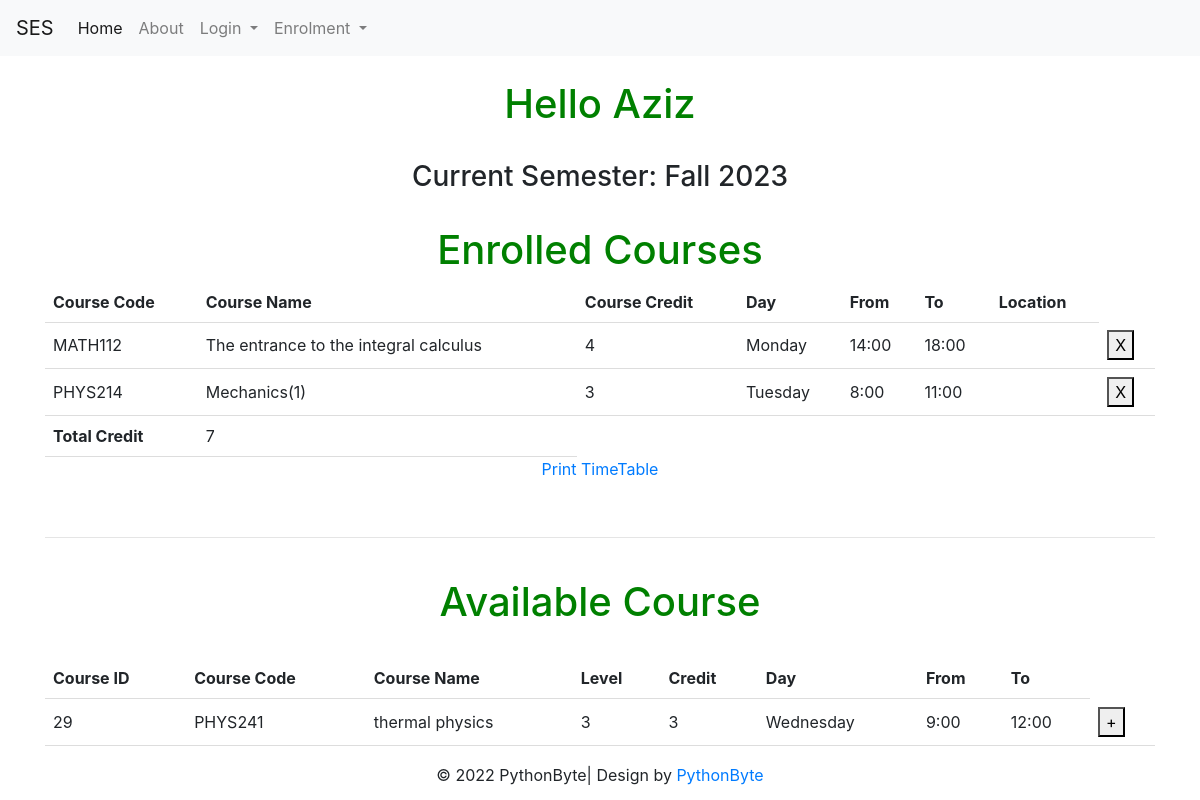
The page /student_course_enrolment?iddc=6 (signed in) on the database its author committed.
### models.py (models this page shows)
class User(UserMixin, db.Model):
    id = db.Column(db.Integer, primary_key=True)
    email = db.Column(db.String(100), unique=True)
    password = db.Column(db.String(100))
    name = db.Column(db.String(1000))
    dep_id =  db.Column(db.Integer)
    rol_id =  db.Column(db.Integer)

### tables this page shows
CREATE TABLE semester (sem_id INTEGER PRIMARY KEY, sem_dec VARCHAR);

CREATE TABLE course (course_id INTEGER NOT NULL PRIMARY KEY AUTOINCREMENT UNIQUE, course_name [nchar] (10), course_descr [nchar] (10), course_code [nchar] (10), dep_id [int], plan_id [int], level_id [int], credit INTEGER, Day_id REFERENCES Day (Day_id), fromT TIME, toT TIME, loc_id INTEGER, SEM INTEGER DEFAULT (223), lec_id INTEGER);

CREATE TABLE Day (Day_id INTEGER PRIMARY KEY, Day_Decs CHAR);

### available_courses.py (the view)
@available_courses.route('/student_course_enrolment', methods=['GET', 'POST'])
def student_course_enrolment():
    with app.app_context():
        user_id =  request.args.get('iddc')
        con = sqlite3.connect("instance/db.sqlite")
        cur = con.cursor()
        cur.execute("SELECT default_sem FROM default_sem")
        SEM = cur.fetchone()[0]
        con.commit()
        cur.execute("SELECT course_id, course_code, course_name, level_id, credit,  Day.Day_Decs , FromT, Tot FROM course p join Day on Day.Day_id = p.Day_id WHERE  NOT EXISTS (SELECT * FROM   Time_table od WHERE  p.course_id = od.course_id and od.user_id = '%s' and od.SEM = '%s') AND dep_id = (select dep_id from user where id  = '%s' ) AND p.SEM = '%s'" % (user_id,SEM,user_id,SEM))
        data = cur.fetchall()
        cur.execute("SELECT course.course_id, course.course_code, course.course_name, course.credit,Day.Day_Decs ,course.fromT, course.toT FROM course INNER JOIN Time_table ON course.course_id =Time_table.course_id join Day on Day.Day_id = course.Day_id where Time_table.user_id = '%s' and Time_table.SEM = '%s' and course.SEM = '%s'" % (user_id,SEM,SEM))
        data2 = cur.fetchall()
        cur.execute("SELECT sum(course.credit) FROM course INNER JOIN Time_table ON course.course_id =Time_table.course_id where Time_table.user_id = '%s' and Time_table.SEM = '%s' " % (user_id,SEM))
        dataC = cur.fetchall()
        cur.execute("SELECT * FROM semester_view")
        current_Sem_Dec = cur.fetchall()[0][0]
        con.commit()
        con.close()
    return render_template('student_course_enrolment.html', data=data,data2=data2, idd = current_user.id,name= current_user.name,dataC=dataC,current_Sem_Dec=current_Sem_Dec)

### templates/student_course_enrolment.html (shortened to what this page needs)
{% extends "base.html" %}
{% block content %}
<h1> Hello {{name}} </h1>
<h3> Current Semester: {{current_Sem_Dec}} </h3>
{% if not data2 %}
<h1 style="color:red;">Not enrolled in any Courses</h1>
{% else %}
<h1>Enrolled Courses</h1>
<form method="post" action="/delcourse">
    <table id="table_to_highlight" style="width:100%">
        <thead>
          <tr>
            <th>Course Code</th>
            <th>Course Name</th>
            <th>Course Credit</th>
            <th>Day</th>
            <th>From</th>
            <th>To</th>
            <th>Location</th>
          </tr>
          </thead>
          <tbody>
           {% for row in data2 %}
                  <tr>
                      <td>{{row[1]}}</td>
                      <td>{{row[2]}}</td>
                      <td>{{row[3]}}</td>
                      <td>{{row[4]}}</td>
                      <td>{{row[5]}}</td>
                      <td>{{row[6]}}</td>
                      <td>{{row[9]}}</td>
                      <td><button class="bi bi-plus" type="submit" value="{{ row[0] }}" name="course_id_del">X</button></td>
                  </tr>
              {% endfor %}
          </tbody>
          <tfoot>
            {% for row in dataC %}
            <tr>
              <td><strong>Total Credit</strong></td>
              <td>{{row[0]}}</td>
            </tr>
            {% endfor %}
          </tfoot>
      </table>
      <p>
        <a href="{{ url_for('student_course_enrolment.download_report', iddh = current_user.id) }}">Print TimeTable</a>
    </p>
</form>
{% endif %}
<hr>
{% if not data %}
<h1 style="color:red;">No Available Course</h1>
{% else %}
<h1> Available Course</h1>
<form method="post" action="/incourse">
<table id="table_to_highlight" style="width:100%">
    <thead>
      <tr>
        <th>Course ID</th>
        <th>Course Code</th>
        <th>Course Name</th>
        <th>Level</th>
        <th>Credit</th>
        <th>Day</th>
        <th>From</th>
        <th>To</th>
      </tr>
      </thead>
      <tbody>
       {% for row in data %}
              <tr>
                <td><input type="hidden" name="title" value="{{ row[0] }}"> {{ row[0] }} </td>
                  <td>{{row[1]}}</td>
                  <td>{{row[2]}}</td>
                  <td>{{row[3]}}</td>
                  <td>{{row[4]}}</td>
                  <td>{{row[5]}}</td>
                  <td>{{row[6]}}</td>
                  <td>{{row[7]}}</td>
                  <td><button class="bi bi-plus" type="submit" value="{{ row[0] }}" name="course_id">+</button></td>
              </tr>
          {% endfor %}
      </tbody>
  </table>
  {% endif %}
    </form>
    {% endblock %}

### templates/student_course_enrolment.html (style rules this page uses)
body { text-align: center; }
h1 { color: green; }
table { border-collapse: collapse; width: 100%; }
th, td { padding: 8px; text-align: left; border-bottom: 1px solid #ddd; }

### rows shown on the page
User: name "Aziz"
semester: sem_dec "Fall 2023"
course: course_code "MATH112", course_name "The entrance to the integral calculus", credit "4", Day_Decs "Monday", fromT "14:00", toT "18:00", {{ row[0] }} 27 (drawn)
course: course_code "PHYS214", course_name "Mechanics(1)", credit "3", Day_Decs "Tuesday", fromT "8:00", toT "11:00", {{ row[0] }} 28 (drawn)
course: course_id "29", course_code "PHYS241", course_name "thermal physics", level "3", credit "3", Day_Decs "Wednesday", fromT "9:00", toT "12:00"

### other values the page prints
{{ row[0] }} "7"
